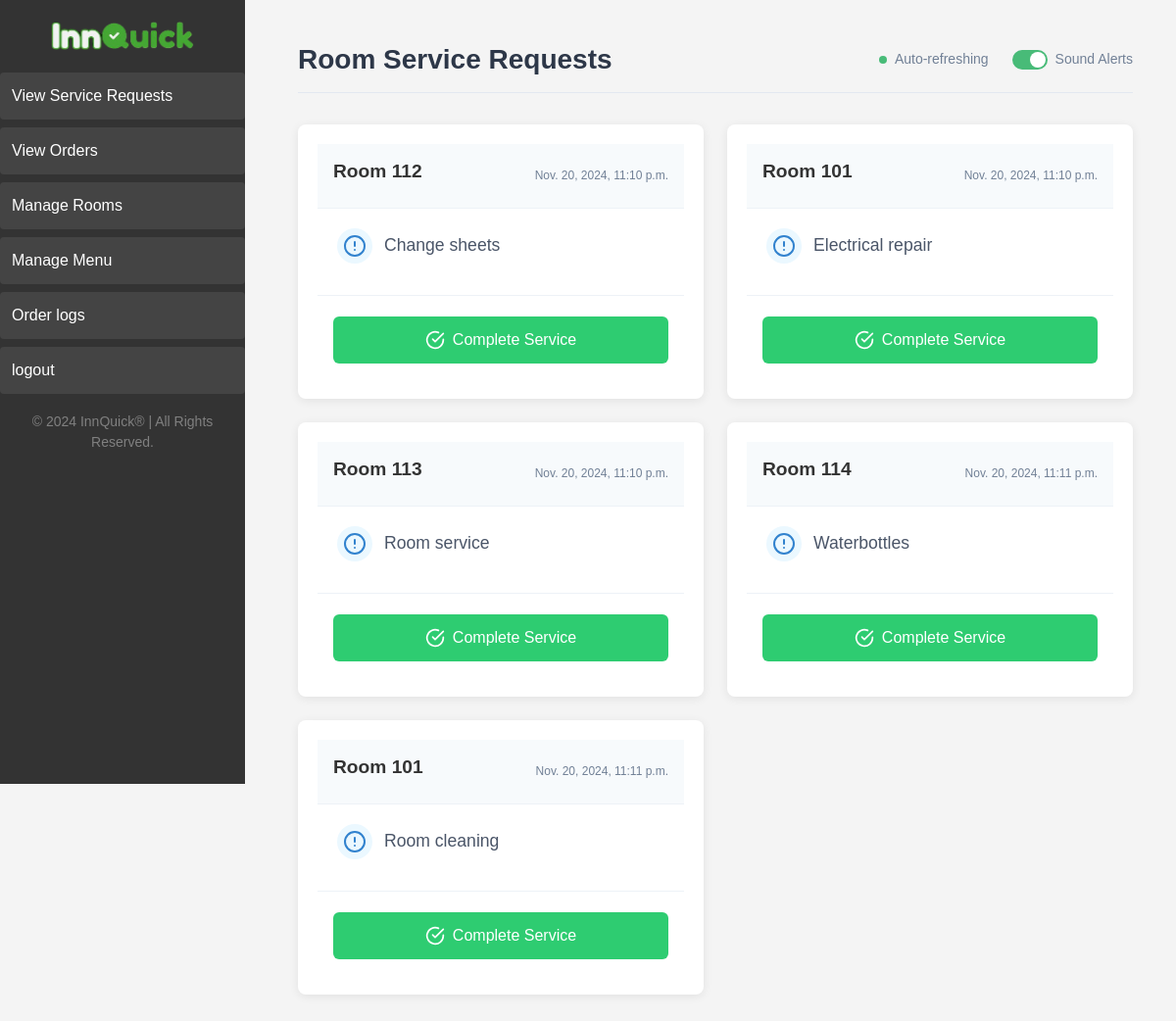
The app's page /rooms/dashboard/requests/ (signed in), older data.
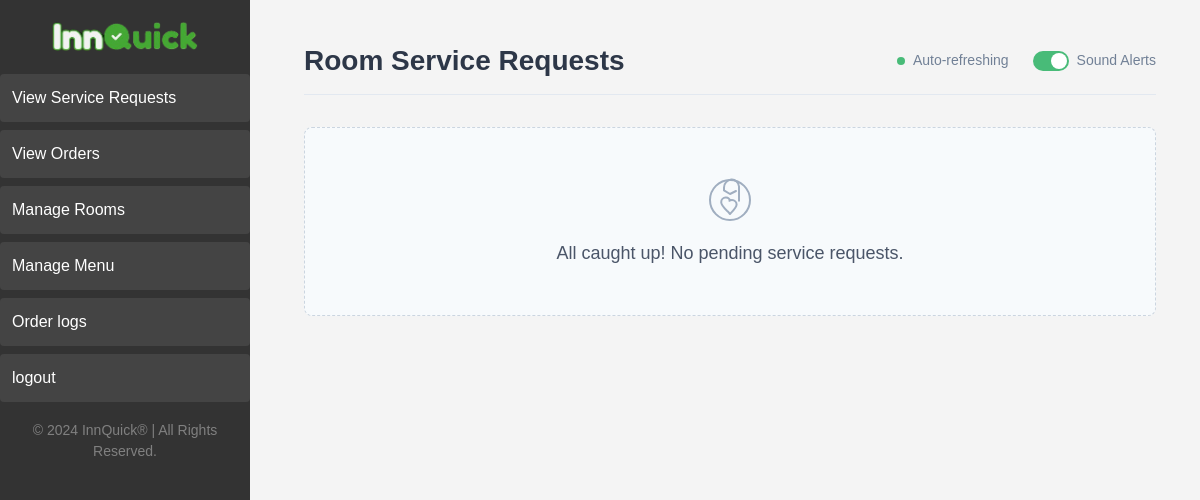
The same page, newer data.
### client/models.py (models this page shows)
class RoomServiceRequest(models.Model):
    SERVICE_TYPE_CHOICES = [
        ('room cleaning', 'Room Cleaning'),
        ('change sheets', 'Change sheets'),
        ('washroom cleaning', 'Clean washroom'),
        ('waterbottles', 'Water Bottles'),
        ('toileteries', 'Toileteries'),
        ('cutlery', 'Cutlery'),
        ('electrical repair', 'Electrical Repairs'),
        ('plumbing repair', 'Plumbing Repairs'),
        ('room service', 'Request attendant'),
        ('SOS', 'SOS'),
        ('checkout', 'Checkout'),
    ]
    room = models.ForeignKey(Room, on_delete=models.CASCADE)
    is_serviced = models.BooleanField(default=False)
    service_type = models.CharField(max_length=20, choices=SERVICE_TYPE_CHOICES)
    user = models.ForeignKey(User, on_delete=models.CASCADE, related_name="service_requests")
    created_at = models.DateTimeField(auto_now_add=True)

### rooms/models.py (models this page shows, shortened)
class Room(models.Model):
    number = models.CharField(max_length=10)
    user = models.ForeignKey(User, on_delete=models.CASCADE, related_name="rooms")
    url = models.CharField(max_length=255, unique=True)
    qr_code = models.ImageField(upload_to='qr_codes/', blank=True, null=True)  # Store QR code image

### rooms/views.py (the view, shortened to what this page needs)
# urls.py: path('dashboard/requests/', views.get_room_service_requests, name='get_room_service_requests'),
@login_required
def get_room_service_requests(request):
    if request.method == 'GET':
        requests = RoomServiceRequest.objects.filter(user=request.user, is_serviced=False)
        return render(request, 'ViewRequests.html', {'requests': requests})

### templates/ViewRequests.html (shortened to what this page needs)
{% extends 'base.html' %}
{% block content %}
<div class="service-dashboard">
  <header class="dashboard-header">
    <h1>Room Service Requests</h1>
    <div class="header-actions">
      <div class="auto-refresh">
        <span class="refresh-indicator"></span>
        <span class="refresh-text">Auto-refreshing</span>
      </div>
      <div class="notification-toggle">
        <label class="toggle-switch">
          <span class="toggle-slider"></span>
        </label>
        <span class="toggle-label">Sound Alerts</span>
      </div>
    </div>
  </header>
  <div class="requests-grid" id="requests-container">
    {% for request in requests %}
    <div class="request-card" id="request-{{ request.id }}" data-request-id="{{ request.id }}">
      <div class="request-header">
        <h3 class="room-number">Room {{ request.room.number }}</h3>
        <span class="request-time">{{ request.created_at }}</span>
      </div>
      <div class="request-details">
        <div class="service-type">
          <span class="service-icon">
            {% if request.service_type == 'cleaning' %}
            <svg xmlns="http://www.w3.org/2000/svg" width="24" height="24" viewBox="0 0 24 24" fill="none" stroke="currentColor" stroke-width="2" stroke-linecap="round" stroke-linejoin="round"><path d="M3 5a2 2 0 0 1 2-2h14a2 2 0 0 1 2 2v14a2 2 0 0 1-2 2H5a2 2 0 0 1-2-2V5Z"></path><path d="m3 5 5 5"></path><path d="m3 19 5-5"></path><path d="m21 5-5 5"></path><path d="m21 19-5-5"></path><path d="M9 5h6"></path><path d="M9 19h6"></path><path d="M5 9v6"></path><path d="M19 9v6"></path></svg>
            {% else %}
            <svg xmlns="http://www.w3.org/2000/svg" width="24" height="24" viewBox="0 0 24 24" fill="none" stroke="currentColor" stroke-width="2" stroke-linecap="round" stroke-linejoin="round"><circle cx="12" cy="12" r="10"></circle><path d="M12 8v4"></path><path d="M12 16h.01"></path></svg>
            {% endif %}
          </span>
          <span class="service-name">{{ request.service_type|capfirst }}</span>
        </div>
      </div>
      <div class="request-actions">
        <button class="btn-complete" onclick="confirmAction({{ request.id }})">
          <svg xmlns="http://www.w3.org/2000/svg" width="20" height="20" viewBox="0 0 24 24" fill="none" stroke="currentColor" stroke-width="2" stroke-linecap="round" stroke-linejoin="round"><path d="M22 11.08V12a10 10 0 1 1-5.93-9.14"></path><polyline points="22 4 12 14.01 9 11.01"></polyline></svg>
          <span>Complete Service</span>
        </button>
      </div>
    </div>
    {% empty %}
    <div class="empty-state">
      <div class="empty-icon">
      </div>
      <p>All caught up! No pending service requests.</p>
    </div>
    {% endfor %}
  </div>
</div>
{% endblock %}

Row changes from the older to the newer data that the page shows:
removed RoomServiceRequest: room.number "112", created_at "Nov. 20, 2024, 11:10 p.m.", service_type "Change sheets"
removed RoomServiceRequest: room.number "101", created_at "Nov. 20, 2024, 11:10 p.m.", service_type "Electrical repair"
removed RoomServiceRequest: room.number "113", created_at "Nov. 20, 2024, 11:10 p.m.", service_type "Room service"
removed RoomServiceRequest: room.number "114", created_at "Nov. 20, 2024, 11:11 p.m.", service_type "Waterbottles"
removed RoomServiceRequest: room.number "101", created_at "Nov. 20, 2024, 11:11 p.m.", service_type "Room cleaning"
Text that changed along with them:
text now shown: "All caught up! No pending service requests."
